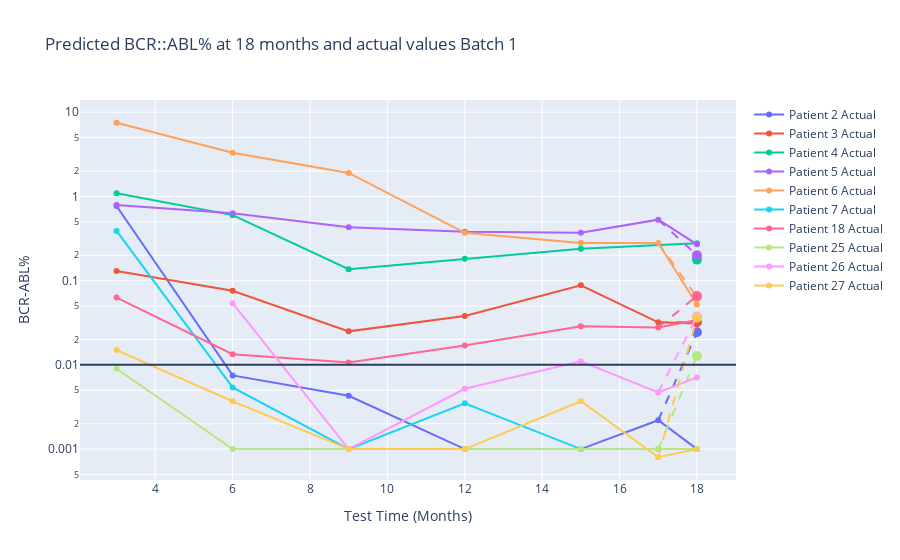

This figure's notebook cell:
### Code cell
import plotly.graph_objects as go
import pandas as pd
import numpy as np
import plotly.express as px

colors = px.colors.qualitative.Plotly  

fig = go.Figure()

for idx, patient in enumerate(merged_data_1['patient_number'].unique()):
    patient_data = merged_data_1[merged_data_1['patient_number'] == patient]
    patient_color = colors[idx % len(colors)]  

    fig.add_trace(go.Scatter(
        x=patient_data['month'], y=patient_data['BCRABL'],
        mode='lines+markers', name=f'Patient {patient} Actual',
        line=dict(color=patient_color),  
        marker=dict(color=patient_color) 
    ))
    

    predicted_data = patient_data[patient_data['month'] == 18]
    if not predicted_data.empty:
        fig.add_trace(go.Scatter(
            x=[18], y=predicted_data['pred'],
            mode='markers', name=f'Patient {patient} Predicted',
            marker=dict(color=patient_color, size=10),  
            showlegend=False 
        ))
        
        before_pred = patient_data[patient_data['month'] < 18].tail(1)
        after_pred = patient_data[patient_data['month'] > 18].head(1)
        
        if not before_pred.empty:
            fig.add_trace(go.Scatter(
                x=[before_pred['month'].values[0], 18],
                y=[before_pred['BCRABL'].values[0], predicted_data['pred'].values[0]],
                mode='lines', line=dict(dash='dash', color=patient_color),
                showlegend=False  
            ))
        if not after_pred.empty:
            fig.add_trace(go.Scatter(
                x=[18, after_pred['month'].values[0]],
                y=[predicted_data['pred'].values[0], after_pred['BCRABL'].values[0]],
                mode='lines', line=dict(dash='dash', color=patient_color),
                showlegend=False  
            ))

fig.update_layout(
    title='Predicted BCR::ABL% at 18 months and actual values Batch 1',
    xaxis_title='Test Time (Months)',
    yaxis_title='BCR-ABL%',
    yaxis_type='log'  
)

fig.update_traces(connectgaps=True)


fig.add_hline(y=0.01)

fig.show()

### Figure 1 — Plotly figure (JSON) as saved in the notebook; plotly's stock layout.template omitted (floating-point values rounded to 4 significant figures)
{"data": [{"connectgaps": true, "line": {"color": "#636EFA"}, "marker": {"color": "#636EFA"}, "mode": "lines+markers", "name": "Patient 2 Actual", "type": "scatter", "x": [3, 6, 9, 12, 15, 17, 18], "y": [0.77, 0.0075, 0.0043, 0.001, 0.001, 0.0022, 0.001]}, {"connectgaps": true, "marker": {"color": "#636EFA", "size": 10}, "mode": "markers", "name": "Patient 2 Predicted", "showlegend": false, "type": "scatter", "x": [18], "y": [0.02439]}, {"connectgaps": true, "line": {"color": "#636EFA", "dash": "dash"}, "mode": "lines", "showlegend": false, "type": "scatter", "x": [17, 18], "y": [0.0022, 0.02439]}, {"connectgaps": true, "line": {"color": "#EF553B"}, "marker": {"color": "#EF553B"}, "mode": "lines+markers", "name": "Patient 3 Actual", "type": "scatter", "x": [3, 6, 9, 12, 15, 17, 18], "y": [0.13, 0.076, 0.025, 0.038, 0.088, 0.032, 0.031]}, {"connectgaps": true, "marker": {"color": "#EF553B", "size": 10}, "mode": "markers", "name": "Patient 3 Predicted", "showlegend": false, "type": "scatter", "x": [18], "y": [0.03217]}, {"connectgaps": true, "line": {"color": "#EF553B", "dash": "dash"}, "mode": "lines", "showlegend": false, "type": "scatter", "x": [17, 18], "y": [0.032, 0.03217]}, {"connectgaps": true, "line": {"color": "#00CC96"}, "marker": {"color": "#00CC96"}, "mode": "lines+markers", "name": "Patient 4 Actual", "type": "scatter", "x": [3, 6, 9, 12, 15, 17, 18], "y": [1.091, 0.6, 0.137, 0.182, 0.239, null, 0.278]}, {"connectgaps": true, "marker": {"color": "#00CC96", "size": 10}, "mode": "markers", "name": "Patient 4 Predicted", "showlegend": false, "type": "scatter", "x": [18], "y": [0.1778]}, {"connectgaps": true, "line": {"color": "#00CC96", "dash": "dash"}, "mode": "lines", "showlegend": false, "type": "scatter", "x": [17, 18], "y": [null, 0.1778]}, {"connectgaps": true, "line": {"color": "#AB63FA"}, "marker": {"color": "#AB63FA"}, "mode": "lines+markers", "name": "Patient 5 Actual", "type": "scatter", "x": [3, 6, 9, 12, 15, 17, 18], "y": [0.79, 0.63, 0.43, 0.38, 0.37, 0.53, 0.27]}, {"connectgaps": true, "marker": {"color": "#AB63FA", "size": 10}, "mode": "markers", "name": "Patient 5 Predicted", "showlegend": false, "type": "scatter", "x": [18], "y": [0.2004]}, {"connectgaps": true, "line": {"color": "#AB63FA", "dash": "dash"}, "mode": "lines", "showlegend": false, "type": "scatter", "x": [17, 18], "y": [0.53, 0.2004]}, {"connectgaps": true, "line": {"color": "#FFA15A"}, "marker": {"color": "#FFA15A"}, "mode": "lines+markers", "name": "Patient 6 Actual", "type": "scatter", "x": [3, 6, 9, 12, 15, 17, 18], "y": [7.5, 3.3, 1.9, 0.37, 0.28, 0.28, 0.052]}, {"connectgaps": true, "marker": {"color": "#FFA15A", "size": 10}, "mode": "markers", "name": "Patient 6 Predicted", "showlegend": false, "type": "scatter", "x": [18], "y": [0.06386]}, {"connectgaps": true, "line": {"color": "#FFA15A", "dash": "dash"}, "mode": "lines", "showlegend": false, "type": "scatter", "x": [17, 18], "y": [0.28, 0.06386]}, {"connectgaps": true, "line": {"color": "#19D3F3"}, "marker": {"color": "#19D3F3"}, "mode": "lines+markers", "name": "Patient 7 Actual", "type": "scatter", "x": [3, 6, 9, 12, 15, 17, 18], "y": [0.39, 0.0054, 0.001, 0.0035, 0.001, 0.001, null]}, {"connectgaps": true, "marker": {"color": "#19D3F3", "size": 10}, "mode": "markers", "name": "Patient 7 Predicted", "showlegend": false, "type": "scatter", "x": [18], "y": [null]}, {"connectgaps": true, "line": {"color": "#19D3F3", "dash": "dash"}, "mode": "lines", "showlegend": false, "type": "scatter", "x": [17, 18], "y": [0.001, null]}, {"connectgaps": true, "line": {"color": "#FF6692"}, "marker": {"color": "#FF6692"}, "mode": "lines+markers", "name": "Patient 18 Actual", "type": "scatter", "x": [3, 6, 9, 12, 15, 17, 18], "y": [0.063, 0.0134, 0.0107, 0.017, 0.0287, 0.0278, 0.0341]}, {"connectgaps": true, "marker": {"color": "#FF6692", "size": 10}, "mode": "markers", "name": "Patient 18 Predicted", "showlegend": false, "type": "scatter", "x": [18], "y": [0.06589]}, {"connectgaps": true, "line": {"color": "#FF6692", "dash": "dash"}, "mode": "lines", "showlegend": false, "type": "scatter", "x": [17, 18], "y": [0.0278, 0.06589]}, {"connectgaps": true, "line": {"color": "#B6E880"}, "marker": {"color": "#B6E880"}, "mode": "lines+markers", "name": "Patient 25 Actual", "type": "scatter", "x": [3, 6, 9, 12, 15, 17, 18], "y": [0.009, 0.001, 0.001, 0.001, 0.001, 0.001, 0.001]}, {"connectgaps": true, "marker": {"color": "#B6E880", "size": 10}, "mode": "markers", "name": "Patient 25 Predicted", "showlegend": false, "type": "scatter", "x": [18], "y": [0.01275]}, {"connectgaps": true, "line": {"color": "#B6E880", "dash": "dash"}, "mode": "lines", "showlegend": false, "type": "scatter", "x": [17, 18], "y": [0.001, 0.01275]}, {"connectgaps": true, "line": {"color": "#FF97FF"}, "marker": {"color": "#FF97FF"}, "mode": "lines+markers", "name": "Patient 26 Actual", "type": "scatter", "x": [3, 6, 9, 12, 15, 17, 18], "y": [null, 0.054, 0.001, 0.0052, 0.011, 0.0047, 0.0071]}, {"connectgaps": true, "marker": {"color": "#FF97FF", "size": 10}, "mode": "markers", "name": "Patient 26 Predicted", "showlegend": false, "type": "scatter", "x": [18], "y": [0.0376]}, {"connectgaps": true, "line": {"color": "#FF97FF", "dash": "dash"}, "mode": "lines", "showlegend": false, "type": "scatter", "x": [17, 18], "y": [0.0047, 0.0376]}, {"connectgaps": true, "line": {"color": "#FECB52"}, "marker": {"color": "#FECB52"}, "mode": "lines+markers", "name": "Patient 27 Actual", "type": "scatter", "x": [3, 6, 9, 12, 15, 17, 18], "y": [0.015, 0.0037, 0.001, 0.001, 0.0037, 0.0008, 0.001]}, {"connectgaps": true, "marker": {"color": "#FECB52", "size": 10}, "mode": "markers", "name": "Patient 27 Predicted", "showlegend": false, "type": "scatter", "x": [18], "y": [0.0366]}, {"connectgaps": true, "line": {"color": "#FECB52", "dash": "dash"}, "mode": "lines", "showlegend": false, "type": "scatter", "x": [17, 18], "y": [0.0008, 0.0366]}], "layout": {"shapes": [{"type": "line", "x0": 0, "x1": 1, "xref": "x domain", "y0": 0.01, "y1": 0.01, "yref": "y"}], "title": {"text": "Predicted BCR::ABL% at 18 months and actual values Batch 1"}, "xaxis": {"title": {"text": "Test Time (Months)"}}, "yaxis": {"title": {"text": "BCR-ABL%"}, "type": "log"}}}
